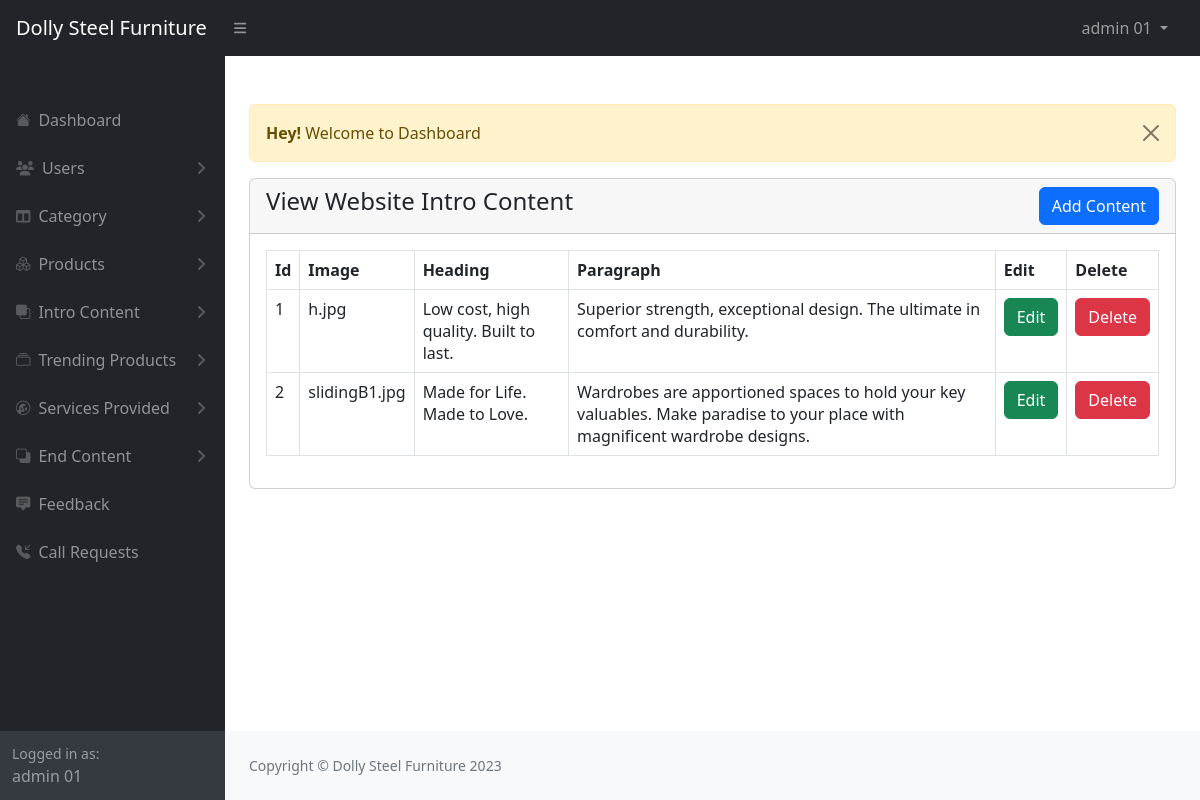
Screenshot of /admin/view-websiteIntro.php (signed in) with the database file from the repository.
### tables this page shows
CREATE TABLE `intro_content` (
  `id` int(11) NOT NULL,
  `heading` varchar(255) NOT NULL,
  `paragraph` varchar(255) NOT NULL,
  `image` varchar(255) NOT NULL
);

### admin/view-websiteIntro.php (the view, shortened to what this page needs)
<?php
      include("./includes/header.php");
?>
<div class="container-fluid px-4">
      <div class="row">
            <div class="col-md-12">
                  <?php include('./message.php'); ?>
                  <div class="card">
                        <div class="card-header">
                              <h4>View Website Intro Content
                                    <a href="./add-websiteIntro.php" class="btn btn-primary float-end">Add Content</a>
                              </h4>
                        </div>
                        <div class="card-body">
                        <div class="table-responsive">
                              <table class="table table table-bordered table-stripe">
                                    <thead>
                                          <tr>
                                                <th>Id</th>
                                                <th>Image</th>
                                                <th>Heading</th>
                                                <th>Paragraph</th>
                                                <th>Edit</th>
                                                <th>Delete</th>
                                          </tr>
                                    </thead>
                                    <tbody>
                                    <?php
                                          $intro = "SELECT * FROM intro_content";
                                          $intro_query = mysqli_query($con, $intro);
                                          if(mysqli_num_rows($intro_query) > 0){
                                                foreach($intro_query as $item){
                                                      ?>
                                                      <tr>
                                                            <td> <?= $item['id']; ?> </td>
                                                            <td> <?= $item['image']; ?> </td>
                                                            <td> <?= $item['heading']; ?> </td>
                                                            <td> <?= $item['paragraph']; ?> </td>
                                                            <td> <a href="./edit-websiteIntro.php?id=<?= $item['id']; ?>" class="btn btn-success">Edit</a> </td>
                                                            <td>
                                                                  <form action="./code.php" method="POST">
                                                                        <button type="submit" name="delete_intro" value="<?= $item['id'];?>" class="btn btn-danger">Delete</button>
                                                                  </form>
                                                            </td>
                                                      </tr>
                                                      <?php
                                                }
                                          }
                                          else{
                                                ?>
                                                      <tr>
                                                            <td colspan="5">No Record Found</td>
                                                      </tr>
                                                <?php
                                          }
                                    ?>
                                    </tbody>
                              </table>
                        </div>
                        </div>
                  </div>
            </div>
      </div>
</div>
<?php
      include("./includes/footer.php");
      include("./includes/scripts.php");
?>

### rows the page displays
intro_content: id "1", image "h.jpg", heading "Low cost, high quality. Built to last.", paragraph "Superior strength, exceptional design. The ultimate in comfort and durability."
intro_content: id "2", image "slidingB1.jpg", heading "Made for Life. Made to Love.", paragraph "Wardrobes are apportioned spaces to hold your key valuables. Make paradise to your place with magnificent wardrobe designs."

### other values shown
$_SESSION['auth_user']['user_name'] "admin 01"
$_SESSION['message'] "Welcome to Dashboard"
